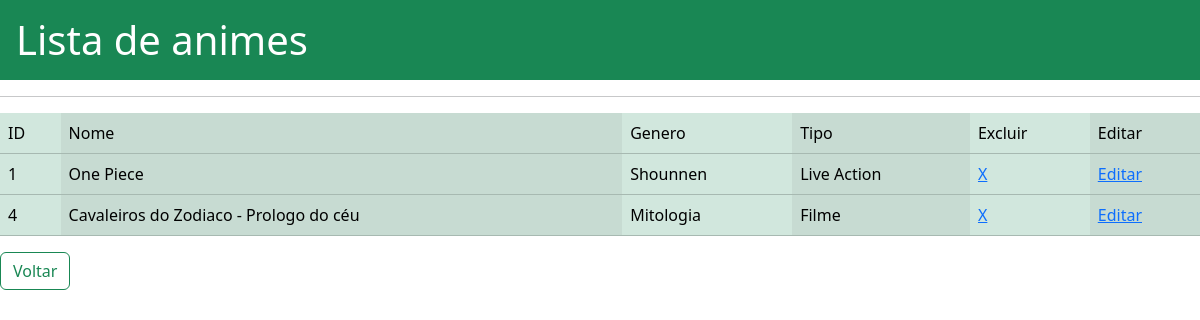
The app's page /lista, older data.
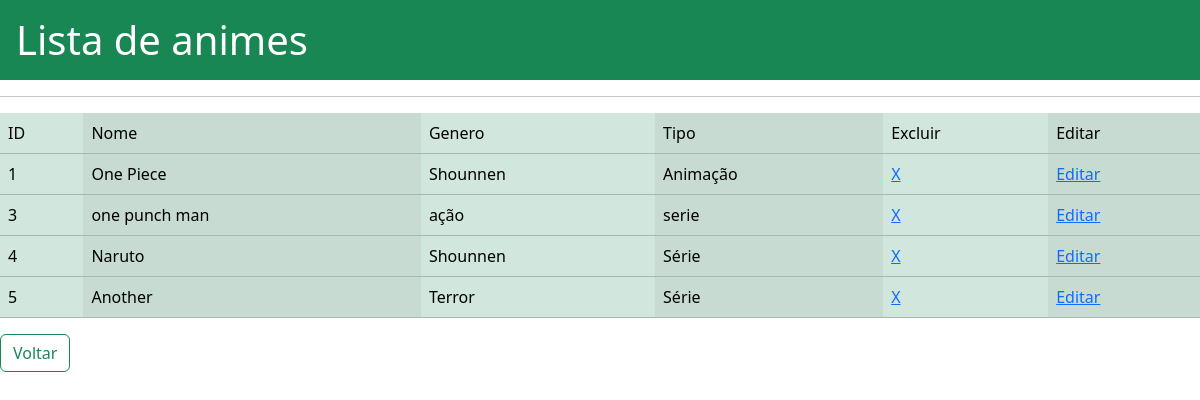
The same page, newer data.
### app.py (models this page shows, shortened)
class Anime(db.Model):
    __tablename__ = 'animes'
    _id = db.Column(db.Integer, primary_key=True, autoincrement=True)
    nome = db.Column(db.String)
    genero = db.Column(db.String)
    tipo = db.Column(db.String)

### app.py (the view)
@app.route("/lista")
def lista():
    animes = Anime.query.all()
    return render_template("lista.html", animes=animes)

### Templates/lista.html (shortened to what this page needs)
<!DOCTYPE html>
<html>
    <head>
        <link href="https://cdn.jsdelivr.net/npm/bootstrap@5.3.1/dist/css/bootstrap.min.css" rel="stylesheet">
    </head>
    <body>
        <h1 class="p-3 mb-2 bg-success text-white">Lista de animes</h1>
        <hr>
        <table class="table table-success table-striped-columns">
            <tr>
                <td>ID</td>
                <td>Nome</td>
                <td>Genero</td>
                <td>Tipo</td>
                <td>Excluir</td>
                <td>Editar</td>
            </tr>
            {% for anime in animes %}
            <tr>
                <td>{{ anime._id }}</td>
                <td>{{ anime.nome }}</td>
                <td>{{ anime.genero }}</td>
                <td>{{ anime.tipo }}</td>
                <td><a href="/excluir/{{ anime._id }}">X</a></td>
                <td><a href="/atualizar/{{ anime._id }}">Editar</a></td>
            </tr>
            {% endfor %}
        </table>
        <a href="/index" class="btn btn-outline-success">Voltar</a>
    </body>
</html>

Row changes from the older to the newer data that the page shows:
changed Anime "One Piece": tipo "Live Action" → "Animação"
added Anime: _id "3", nome "one punch man", genero "ação", tipo "serie"
changed Anime id 4: nome "Cavaleiros do Zodiaco - Prologo do céu" → "Naruto"; genero "Mitologia" → "Shounnen"; tipo "Filme" → "Série"
added Anime: _id "5", nome "Another", genero "Terror", tipo "Série"
